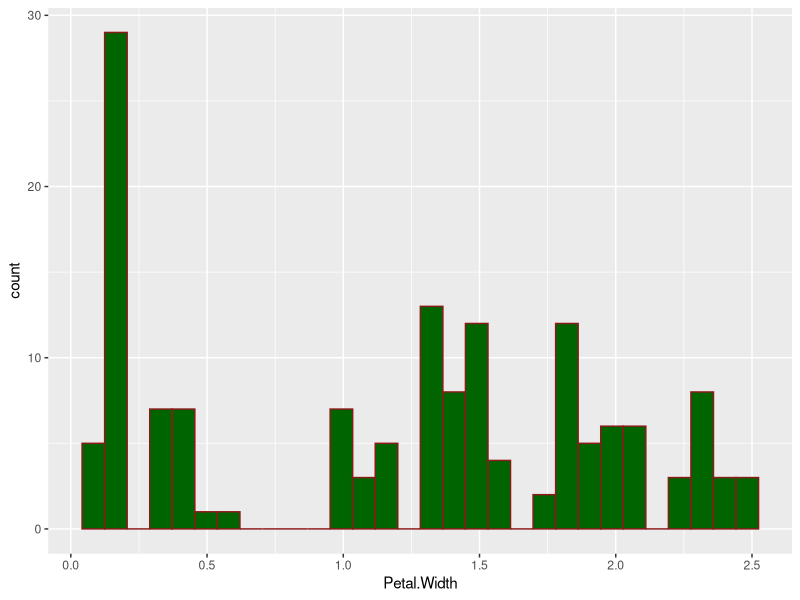
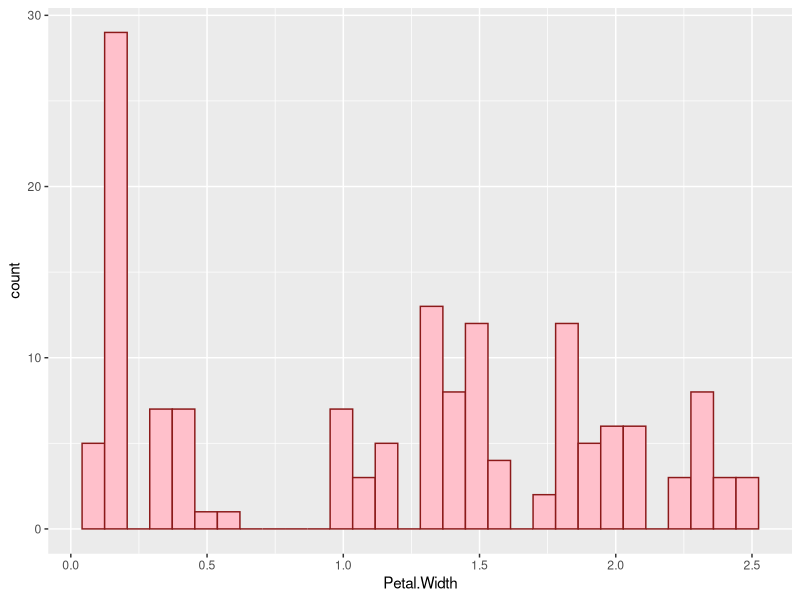

Reproduce these figures in R, in order.
## ---- chunk 1
knitr::opts_chunk$set(echo = TRUE)
library(tidyverse)
## ---- chunk 2
ggplot(iris) +
  aes(x= Petal.Width) +
  geom_histogram(color= "firebrick4",
                 fill= "darkgreen")
## ---- chunk 3
x<-4
x
## ---- chunk 4
ggplot(iris) +
  aes(x= Petal.Width) +
  geom_histogram(color= "firebrick4",
                 fill= "pink")
## ---- chunk 5
y <- 5
